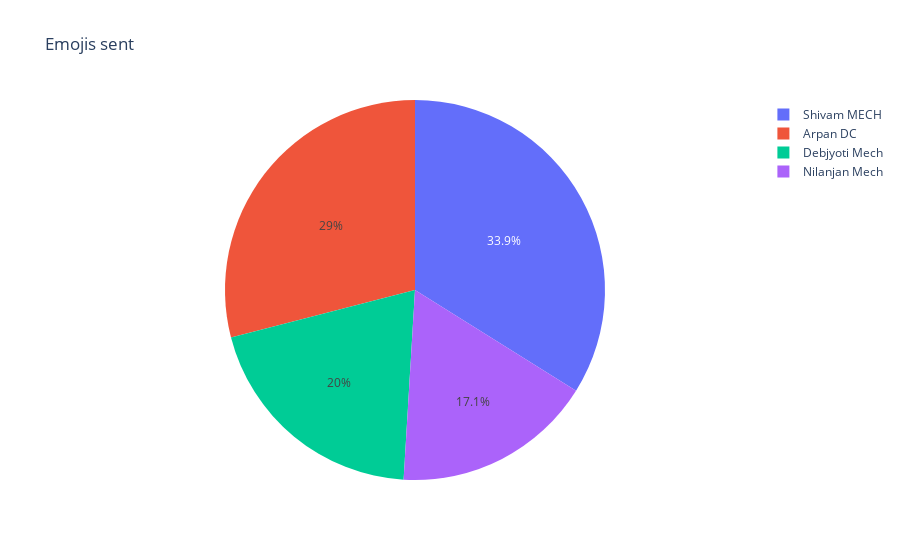

Source (notebook cell):
### Markdown cell above
### EMOJIS SENT- PERCENTAGE

### Code cell
fig = px.pie(messages_df, values='Emoji_Count', names='Author', title='Emojis sent')
fig.show()

### Figure 1 — Plotly figure (JSON) as saved in the notebook; plotly's stock layout.template omitted (floating-point values rounded to 4 significant figures; data arrays with more than 128 entries replaced by an {"elided": "..."} marker saying what was removed)
{"data": [{"domain": {"x": [0, 1], "y": [0, 1]}, "hovertemplate": "Author=%{label}<br>Emoji_Count=%{value}<extra></extra>", "labels": {"elided": "3614 str values"}, "legendgroup": "", "name": "", "showlegend": true, "type": "pie", "values": {"elided": "3614 int values"}}], "layout": {"legend": {"tracegroupgap": 0}, "title": {"text": "Emojis sent"}}}
